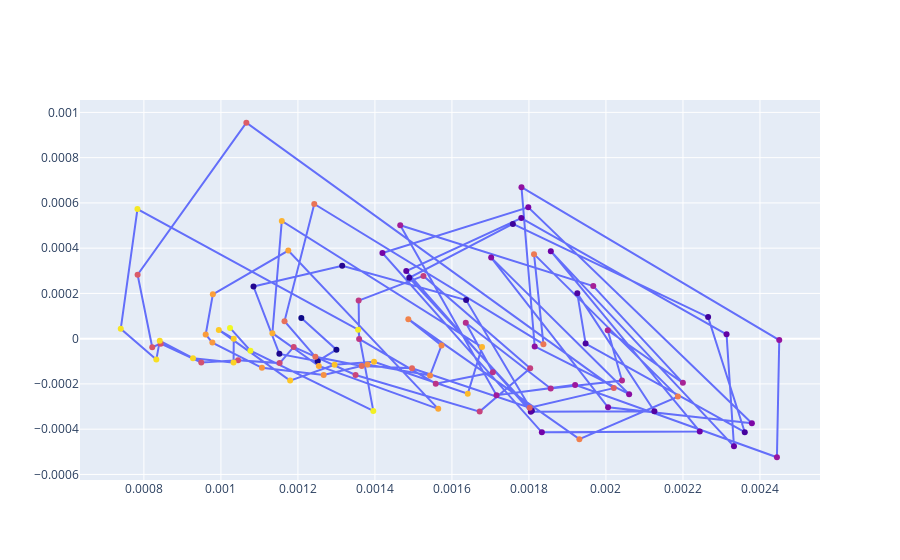

Here is the notebook cell this chart was saved with:
### Code cell
Y_acc = np.diff(Y_tilde, n=1, axis=-1)
colsp = np.linspace(0,100,100)
fig2 = go.Figure()
fig2.add_trace(go.Scatter(name='Y_acc',
                    x=Y_tilde[700:800], y=Y_acc[700:800],
                    mode='lines+markers',
                    
                    marker=dict(
                        size=6,
                        color=colsp
                    )    
))

fig2.show()
